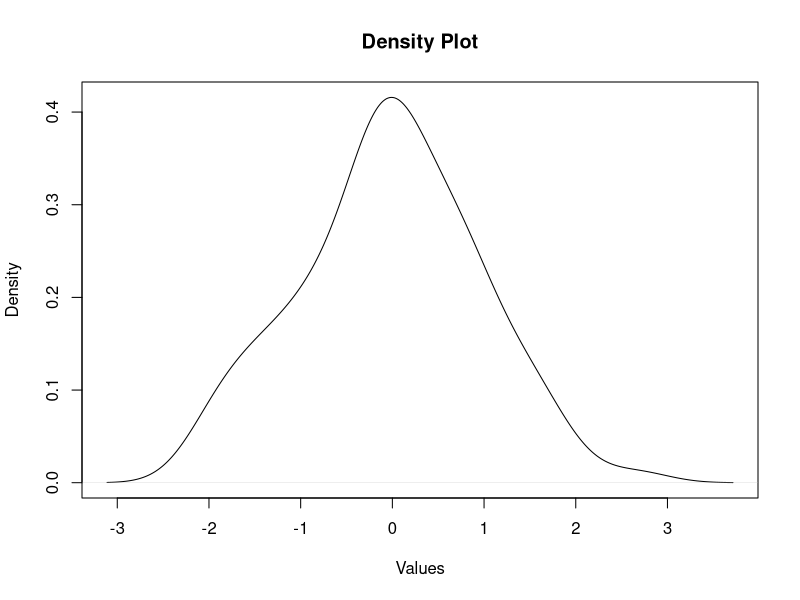

Recreate this plot in R.
# Generate random data
data <- rnorm(100)

# Create density plot
plot <- density(data)

# Plot the density curve
plot(plot, main = "Density Plot", xlab = "Values", ylab = "Density")
